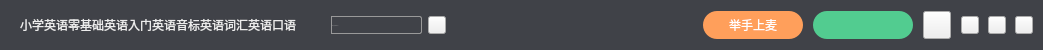
<?xml version="1.0" encoding="UTF-8"?>
<ui version="4.0">
 <class>VhallLiveTitle</class>
 <widget class="QWidget" name="VhallLiveTitle">
  <property name="geometry">
   <rect>
    <x>0</x>
    <y>0</y>
    <width>1043</width>
    <height>50</height>
   </rect>
  </property>
  <property name="minimumSize">
   <size>
    <width>0</width>
    <height>50</height>
   </size>
  </property>
  <property name="maximumSize">
   <size>
    <width>16777215</width>
    <height>50</height>
   </size>
  </property>
  <property name="windowTitle">
   <string>VhallLiveTitle</string>
  </property>
  <property name="styleSheet">
   <string notr="true">QWidget#VhallLiveTitle{
background-color: rgb(64, 66, 72);
}
</string>
  </property>
  <layout class="QHBoxLayout" name="horizontalLayout">
   <property name="spacing">
    <number>0</number>
   </property>
   <property name="leftMargin">
    <number>0</number>
   </property>
   <property name="topMargin">
    <number>0</number>
   </property>
   <property name="rightMargin">
    <number>0</number>
   </property>
   <property name="bottomMargin">
    <number>0</number>
   </property>
   <item>
    <widget class="QWidget" name="widget" native="true">
     <property name="styleSheet">
      <string notr="true">QWidget#widget{
background-color: rgb(64, 66, 72);
}</string>
     </property>
     <layout class="QHBoxLayout" name="horizontalLayout_2">
      <property name="spacing">
       <number>6</number>
      </property>
      <property name="leftMargin">
       <number>20</number>
      </property>
      <property name="topMargin">
       <number>0</number>
      </property>
      <property name="rightMargin">
       <number>10</number>
      </property>
      <property name="bottomMargin">
       <number>0</number>
      </property>
      <item>
       <widget class="QLabel" name="labClassName">
        <property name="maximumSize">
         <size>
          <width>16777215</width>
          <height>45</height>
         </size>
        </property>
        <property name="styleSheet">
         <string notr="true">color: rgb(236, 236, 236);
font: 16px &quot;微软雅黑&quot;;</string>
        </property>
        <property name="text">
         <string>小学英语零基础英语入门英语音标英语词汇英语口语</string>
        </property>
       </widget>
      </item>
      <item>
       <spacer name="horizontalSpacer_2">
        <property name="orientation">
         <enum>Qt::Horizontal</enum>
        </property>
        <property name="sizeType">
         <enum>QSizePolicy::Fixed</enum>
        </property>
        <property name="sizeHint" stdset="0">
         <size>
          <width>11</width>
          <height>20</height>
         </size>
        </property>
       </spacer>
      </item>
      <item>
       <layout class="QHBoxLayout" name="horizontalLayout_4">
        <property name="spacing">
         <number>0</number>
        </property>
        <item>
         <widget class="QLabel" name="label_classLogo">
          <property name="minimumSize">
           <size>
            <width>18</width>
            <height>18</height>
           </size>
          </property>
          <property name="maximumSize">
           <size>
            <width>18</width>
            <height>18</height>
           </size>
          </property>
          <property name="styleSheet">
           <string notr="true">border-image: url(:/idention/img/idention/id.jpg);
border-top-left-radius:2px;
border-bottom-left-radius:2px;</string>
          </property>
          <property name="text">
           <string/>
          </property>
         </widget>
        </item>
        <item>
         <widget class="QLabel" name="label_userName">
          <property name="minimumSize">
           <size>
            <width>91</width>
            <height>18</height>
           </size>
          </property>
          <property name="maximumSize">
           <size>
            <width>91</width>
            <height>18</height>
           </size>
          </property>
          <property name="font">
           <font>
            <family>微软雅黑</family>
            <pointsize>-1</pointsize>
            <weight>50</weight>
            <italic>false</italic>
            <bold>false</bold>
           </font>
          </property>
          <property name="styleSheet">
           <string notr="true">color: rgb(153, 153, 153);
font: 12px &quot;微软雅黑&quot;;
border: 1px solid rgb(153, 153, 153);
border-top-right-radius:2px;
border-bottom-right-radius:2px;

</string>
          </property>
          <property name="text">
           <string>edu_f3d2bf01</string>
          </property>
         </widget>
        </item>
       </layout>
      </item>
      <item>
       <widget class="PushButton" name="btnNetState">
        <property name="minimumSize">
         <size>
          <width>18</width>
          <height>18</height>
         </size>
        </property>
        <property name="maximumSize">
         <size>
          <width>18</width>
          <height>18</height>
         </size>
        </property>
        <property name="styleSheet">
         <string notr="true">border-image: url(:/button/img/button/netState_excellent.png);</string>
        </property>
        <property name="text">
         <string/>
        </property>
       </widget>
      </item>
      <item>
       <spacer name="horizontalSpacer">
        <property name="orientation">
         <enum>Qt::Horizontal</enum>
        </property>
        <property name="sizeHint" stdset="0">
         <size>
          <width>40</width>
          <height>20</height>
         </size>
        </property>
       </spacer>
      </item>
      <item>
       <widget class="QWidget" name="groupWdg" native="true">
        <layout class="QHBoxLayout" name="horizontalLayout_3">
         <property name="spacing">
          <number>10</number>
         </property>
         <property name="leftMargin">
          <number>0</number>
         </property>
         <property name="topMargin">
          <number>0</number>
         </property>
         <property name="rightMargin">
          <number>0</number>
         </property>
         <property name="bottomMargin">
          <number>0</number>
         </property>
         <item>
          <widget class="CCancelCountDownBtn" name="btnRaiseHands">
           <property name="minimumSize">
            <size>
             <width>100</width>
             <height>28</height>
            </size>
           </property>
           <property name="maximumSize">
            <size>
             <width>100</width>
             <height>28</height>
            </size>
           </property>
           <property name="styleSheet">
            <string notr="true">QPushButton{	
font: 14px &quot;微软雅黑&quot;;
	color: rgb(255, 255, 255);
	border:1px;
	border-radius:14px;
	background-color: rgb(255, 159, 91);
}

QPushButton:hover{
	background-color: rgb(200, 159, 91);
}

QPushButton:pressed{
	background-color: rgb(255, 159, 91);
}

QPushButton:disable{
	background-color: rgb(255, 159, 91);
}

</string>
           </property>
           <property name="text">
            <string>举手上麦</string>
           </property>
          </widget>
         </item>
         <item>
          <widget class="CTimeButton" name="btnBeginClass">
           <property name="minimumSize">
            <size>
             <width>100</width>
             <height>28</height>
            </size>
           </property>
           <property name="maximumSize">
            <size>
             <width>100</width>
             <height>28</height>
            </size>
           </property>
           <property name="styleSheet">
            <string notr="true">QPushButton{
font: 14px &quot;微软雅黑&quot;;	
	color: rgb(255, 255, 255);
	border:1px;
	border-radius:14px;
	background-color: rgb(82, 204, 144);
}

QPushButton:hover{
	background-color: rgb(52, 184, 119);
}

QPushButton:pressed
{
	background-color: rgb(82, 204, 144);
}

QPushButton:disable{
	background-color: rgb(99, 224, 162);
}

</string>
           </property>
           <property name="text">
            <string/>
           </property>
          </widget>
         </item>
         <item>
          <widget class="QPushButton" name="btnMore">
           <property name="minimumSize">
            <size>
             <width>28</width>
             <height>28</height>
            </size>
           </property>
           <property name="maximumSize">
            <size>
             <width>28</width>
             <height>28</height>
            </size>
           </property>
           <property name="styleSheet">
            <string notr="true">QPushButton{	
border-image: url(:/button/img/button/title_more_Normal.png);
}

</string>
           </property>
           <property name="text">
            <string/>
           </property>
          </widget>
         </item>
         <item>
          <layout class="QHBoxLayout" name="horizontalLayout_5">
           <property name="spacing">
            <number>9</number>
           </property>
           <item>
            <widget class="QPushButton" name="btnMin">
             <property name="minimumSize">
              <size>
               <width>18</width>
               <height>18</height>
              </size>
             </property>
             <property name="maximumSize">
              <size>
               <width>18</width>
               <height>18</height>
              </size>
             </property>
             <property name="styleSheet">
              <string notr="true">QPushButton#btnMin{	
	border-image: url(:/Login/img/Login/min_black_Normal.png);
}

QPushButton#btnMin:hover{		
	
	border-image: url(:/Login/img/Login/mic_black_Click.png);
}

QPushButton#btnMin:pressed{
	border-image: url(:/Login/img/Login/min_black_Normal.png);
}

QPushButton:disable{
	border-image: url(:/Login/img/Login/min_black_Normal.png);
}</string>
             </property>
             <property name="text">
              <string/>
             </property>
            </widget>
           </item>
           <item>
            <widget class="QPushButton" name="btnNomal">
             <property name="minimumSize">
              <size>
               <width>18</width>
               <height>18</height>
              </size>
             </property>
             <property name="maximumSize">
              <size>
               <width>18</width>
               <height>18</height>
              </size>
             </property>
             <property name="styleSheet">
              <string notr="true">QPushButton#btnNomal{	
	border-image: url(:/button/img/button/title_Max__Normal.png);
}

QPushButton#btnNomal:hover{		
	border-image: url(:/button/img/button/title_Max_clicked.png);
}

QPushButton:pressed{
	border-image: url(:/button/img/button/title_Max__Normal.png);
}

QPussButton:disable{
	border-image: url(:/button/img/button/title_Max__Normal.png);
}</string>
             </property>
             <property name="text">
              <string/>
             </property>
            </widget>
           </item>
           <item>
            <widget class="QPushButton" name="btnClose">
             <property name="minimumSize">
              <size>
               <width>18</width>
               <height>18</height>
              </size>
             </property>
             <property name="maximumSize">
              <size>
               <width>18</width>
               <height>18</height>
              </size>
             </property>
             <property name="styleSheet">
              <string notr="true">
QPushButton#btnClose{	
	border-image: url(:/button/img/button/title_close_Normal.png);
}

QPushButton#btnClose:hover{		
	border-image: url(:/button/img/button/title_close_Click.png);
}

QPushButton:pressed{
	border-image: url(:/button/img/button/title_close_Normal.png);
}

QPussButton:disable{
	border-image: url(:/button/img/button/title_close_Normal.png);
}</string>
             </property>
             <property name="text">
              <string/>
             </property>
            </widget>
           </item>
          </layout>
         </item>
        </layout>
       </widget>
      </item>
     </layout>
    </widget>
   </item>
  </layout>
 </widget>
 <layoutdefault spacing="6" margin="11"/>
 <customwidgets>
  <customwidget>
   <class>PushButton</class>
   <extends>QPushButton</extends>
   <header location="global">push_button.h</header>
  </customwidget>
  <customwidget>
   <class>CTimeButton</class>
   <extends>QPushButton</extends>
   <header location="global">ctimebutton.h</header>
  </customwidget>
  <customwidget>
   <class>CCancelCountDownBtn</class>
   <extends>QPushButton</extends>
   <header>CTimeButton.h</header>
  </customwidget>
 </customwidgets>
 <resources>
  <include location="../../VLive/VLive.qrc"/>
 </resources>
 <connections/>
</ui>
